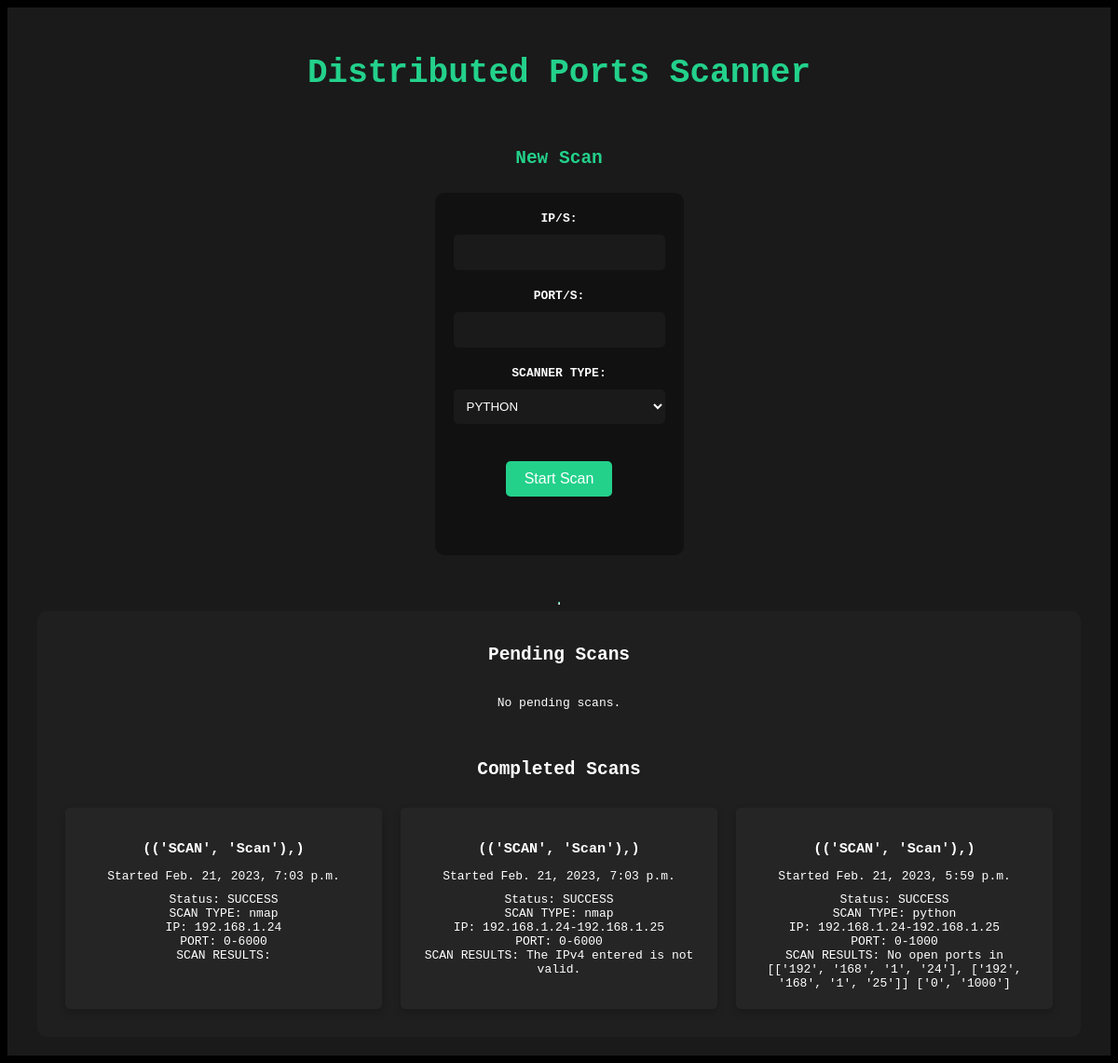
Before: /scanner/list with the older database file.
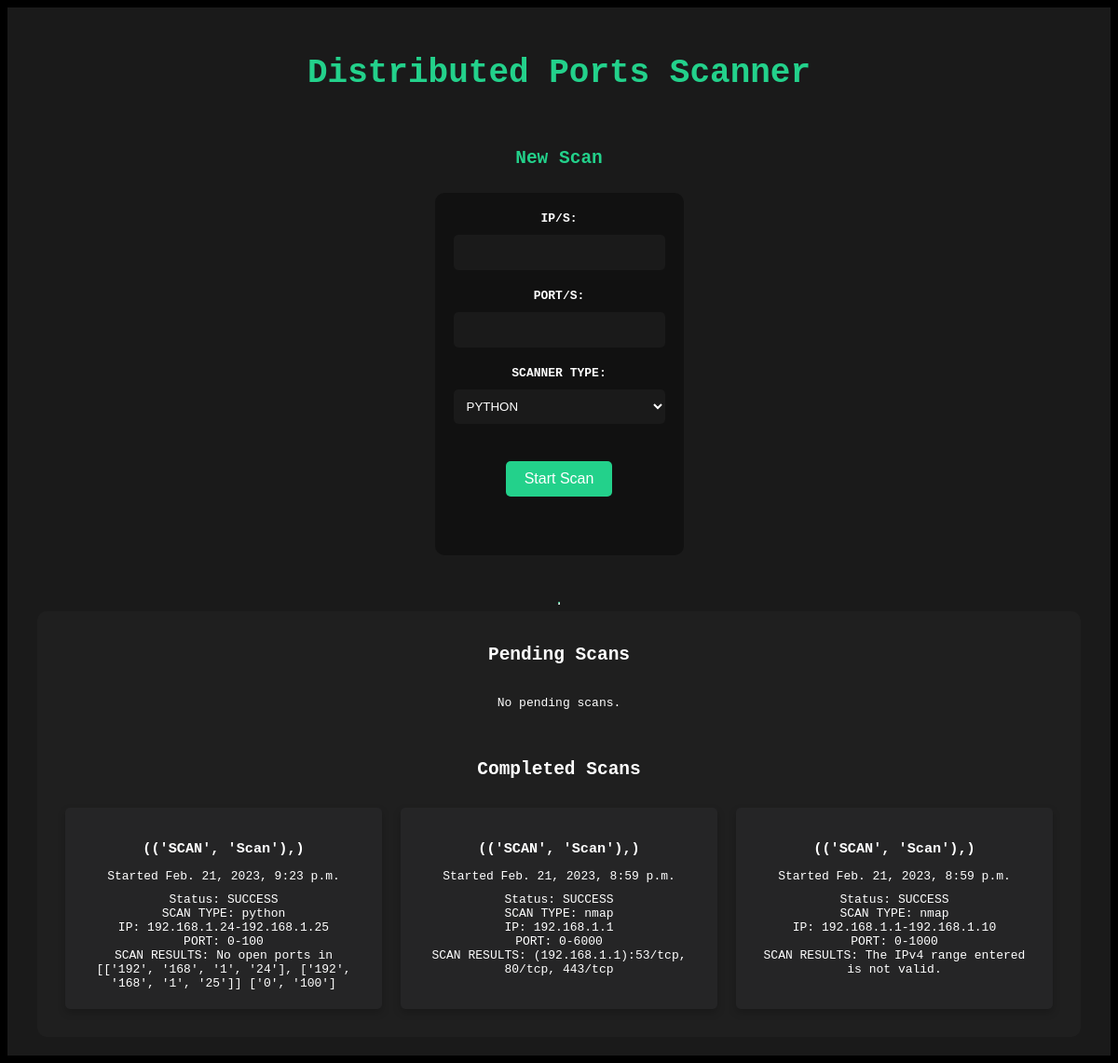
After: the same page with the newer database file.
### scanner/models.py (models this page shows)
class Scan(models.Model):
    EXECUTION_SCANS = 'SCAN'
    EXECUTIONS = ((EXECUTION_SCANS, 'Scan'),)
    STATUS_PENDING = 'PENDING'
    STATUS_ERROR = 'ERROR'
    STATUS_SUCCESS = 'SUCCESS'
    STATUSES = (
        (STATUS_PENDING, 'Pending'),
        (STATUS_ERROR, 'Error'),
        (STATUS_SUCCESS, 'Success'),
    )
    execution = models.CharField(max_length=8, choices=EXECUTIONS)
    scanner_type = models.CharField(max_length=20)
    ip = models.GenericIPAddressField()
    port = models.CharField(max_length=9)
    result = models.CharField(blank=True, null=True, max_length=400)
    created_at = models.DateTimeField(auto_now_add=True)
    modified_at = models.DateTimeField(auto_now=True)
    status = models.CharField(max_length=8, choices=STATUSES)
    message = models.CharField(max_length=110, blank=True)

### scanner/views.py (the view)
# urls.py: path('list', ScanListView.as_view(), name='scan_list'),
class ScanListView(View):
    def get(self, request):
        pending_scans = Scan.objects.filter(status=Scan.STATUS_PENDING).order_by('-id')[:3]
        error_scans = Scan.objects.filter(status=Scan.STATUS_ERROR).order_by('-id')[:3]
        success_scans = Scan.objects.filter(status=Scan.STATUS_SUCCESS).order_by('-id')[:3]
        context = {
            'pending_scans': pending_scans,
            'error_scans': error_scans,
            'success_scans': success_scans,
        }
        return render(request, 'scan/list.html', context=context)

### scanner/templates/scan/list.html (shortened to what this page needs)
<html>
    <head></head>
    <body>
      <div id="container" style="text-align:center;background-color:#1a1a1a;color:white;padding-bottom:20px;">
        <h1 style="color:#23d18b;margin-top:50px;">Distributed Ports Scanner</h1>
        <h2 style="color:#23d18b;margin-top:10px;">New Scan</h2>
        <div style="background-color:#111111;display:inline-block;padding:20px;border-radius:10px;margin-top:10px;">
            <form action="{% url 'scan_start' %}" method="POST">
                <label for="ip" style="display:block;font-weight:bold;margin-bottom:10px;">IP/S:</label>
                <input type="text" name="ip" id="ip" style="width:100%;padding:10px;border-radius:5px;border:none;margin-bottom:20px;background-color:#1a1a1a;color:white;">
                <label for="port" style="display:block;font-weight:bold;margin-bottom:10px;">PORT/S:</label>
                <input type="text" name="port" id="port" style="width:100%;padding:10px;border-radius:5px;border:none;margin-bottom:20px;background-color:#1a1a1a;color:white;">
                <label for="scanner_type" style="display:block;font-weight:bold;margin-bottom:10px;">SCANNER TYPE:</label>
                <select name="scanner_type" id="scan_form" style="width:100%;padding:10px;border-radius:5px;border:none;margin-bottom:20px;background-color:#1a1a1a;color:white;">
                    <option value="python">PYTHON</option>
                </select>
                <input id="submit-button" type="submit" value="Start Scan" style="background-color:#23d18b;color:white;padding:10px 20px;border:none;border-radius:5px;cursor:pointer;">
            </form>
        </div>
        <hr style="border-top: 2px solid #23d18b;margin-top:50px;">
        <div style="background-color: #1f1f1f; color: #fff; padding: 20px; border-radius: 10px;">
          <h2 style="text-align: center; margin-bottom: 20px;">Pending Scans</h2>
          <div style="display: flex; flex-wrap: wrap; justify-content: center;">
              {% for execute in pending_scans %}
              <div style="background-color: #252526; box-shadow: 0 4px 8px 0 rgba(0, 0, 0, 0.2); border-radius: 5px; margin: 10px; padding: 20px; width: 300px; text-align: center;">
                  <h3 style="margin-bottom: 10px;">{{ execute.execution }}</h3>
                  <p style="margin-bottom: 10px;">Started {{ execute.created_at }}</p>
                  <ul style="list-style: none; padding: 0; margin: 0;">
                      <li>Status: {{ execute.status }}</li>
                      <li>SCAN TYPE: {{ execute.scanner_type }}</li>
                      <li>IP: {{ execute.ip }}</li>
                      <li>PORT: {{ execute.port }}</li>
                      <li>SCAN RESULTS: {% if execute.result %}{{ execute.result }}{% else %}Scanning...{% endif %}</li>
                  </ul>
              </div>
              {% empty %}
              <p>No pending scans.</p>
              {% endfor %}
          </div>
          <h2 style="text-align: center; margin: 40px 0 20px;">Completed Scans</h2>
          <div style="display: flex; flex-wrap: wrap; justify-content: center;">
              {% for execute in success_scans %}
              <div style="background-color: #252526; box-shadow: 0 4px 8px 0 rgba(0, 0, 0, 0.2); border-radius: 5px; margin: 10px; padding: 20px; width: 300px; text-align: center;">
                  <h3 style="margin-bottom: 10px;">{{ execute.execution }}</h3>
                  <p style="margin-bottom: 10px;">Started {{ execute.created_at }}</p>
                  <ul style="list-style: none; padding: 0; margin: 0;">
                      <li>Status: {{ execute.status }}</li>
                      <li>SCAN TYPE: {{ execute.scanner_type }}</li>
                      <li>IP: {{ execute.ip }}</li>
                      <li>PORT: {{ execute.port }}</li>
                      <li>SCAN RESULTS: {{ execute.result }}</li>
                  </ul>
              </div>
              {% empty %}
              <p>No completed scans.</p>
              {% endfor %}
          </div>
        </div>
      </div>
    </body>
</html>

Changed rows visible on the page:
no longer on this page (row unchanged): Scan: execution "(('SCAN', 'Scan'),)", created_at "Feb. 21, 2023, 7:03 p.m.", status "SUCCESS", scanner_type "nmap", ip "192.168.1.24", port "0-6000"
no longer on this page (row unchanged): Scan: execution "(('SCAN', 'Scan'),)", created_at "Feb. 21, 2023, 7:03 p.m.", status "SUCCESS", scanner_type "nmap", ip "192.168.1.24-192.168.1.25", port "0-6000", result "The IPv4 entered is not valid."
no longer on this page (row unchanged): Scan: execution "(('SCAN', 'Scan'),)", created_at "Feb. 21, 2023, 5:59 p.m.", status "SUCCESS", scanner_type "python", ip "192.168.1.24-192.168.1.25", port "0-1000", result "No open ports in [['192', '168', '1', '24'], ['192', '168', '1', '25']] ['0', '1000']"
added Scan: execution "(('SCAN', 'Scan'),)", created_at "Feb. 21, 2023, 9:23 p.m.", status "SUCCESS", scanner_type "python", ip "192.168.1.24-192.168.1.25", port "0-100", result "No open ports in [['192', '168', '1', '24'], ['192', '168', '1', '25']] ['0', '100']"
added Scan: execution "(('SCAN', 'Scan'),)", created_at "Feb. 21, 2023, 8:59 p.m.", status "SUCCESS", scanner_type "nmap", ip "192.168.1.1", port "0-6000", result "(192.168.1.1):53/tcp, 80/tcp, 443/tcp"
added Scan: execution "(('SCAN', 'Scan'),)", created_at "Feb. 21, 2023, 8:59 p.m.", status "SUCCESS", scanner_type "nmap", ip "192.168.1.1-192.168.1.10", port "0-1000", result "The IPv4 range entered is not valid."
